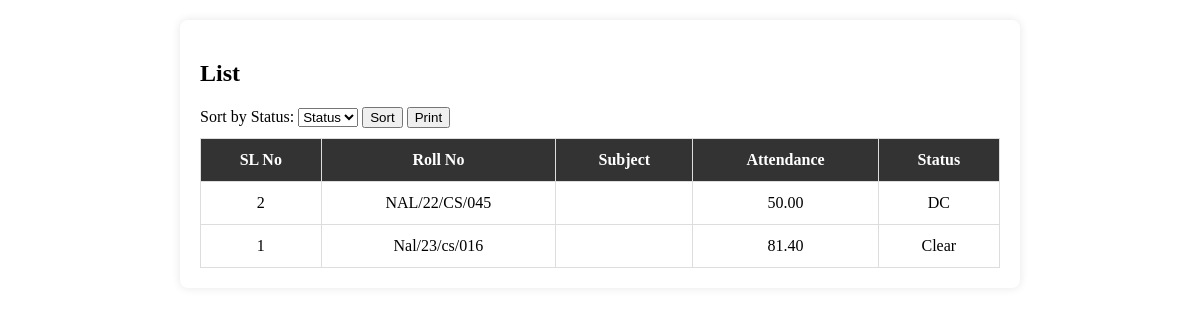
Page /cse1.php on the committed database.
### tables this page shows
CREATE TABLE `attendance_cse_semester1` (
  `id` int(11) NOT NULL,
  `roll_number` varchar(20) NOT NULL,
  `subject` varchar(40) NOT NULL,
  `English` int(11) NOT NULL,
  `Physics` int(11) NOT NULL,
  `Chemistry` int(11) NOT NULL,
  `Mathematics` int(11) NOT NULL,
  `Engineering Drawing` int(11) NOT NULL,
  `Workshop` int(11) NOT NULL,
  `attendance_percentage` decimal(5,2) NOT NULL,
  `status` varchar(20) NOT NULL
);

### cse1.php (the view, shortened to what this page needs)
<?php
include 'db.php';
?>
<!DOCTYPE html>
<html lang="en">
<head>
</head>
<?php
$sort_order = "ASC";
$query = "SELECT * FROM attendance_cse_semester1";
$query .= " ORDER BY
    CASE
        WHEN status = 'NC' THEN 1
        WHEN status = 'DC' THEN 2
        WHEN status = 'Clear' THEN 3
        ELSE 4
    END $sort_order";
$result = $conn->query($query);
?>
<body>
    <main>
        <section id="cse1">
            <h2>List</h2>
            <form action="" method="get">
                <label for="sort">Sort by Status:</label>
                <select name="status" id="status">
                <option value="">Status</option>
                </select>
                <button type="submit">Sort</button>
                <button type="button" onclick="printTable()">Print</button>
            </form>
            <table id="printTable">
                <thead>
                    <tr>
                        <th>SL No</th>
                        <th>Roll No</th>
                        <th>Subject</th>
                        <th>Attendance</th>
                        <th>Status</th>
                    </tr>
                </thead>
                <tbody>
                    <?php
                    while ($row = $result->fetch_assoc()) {
                        echo "<tr>";
                        echo "<td>{$row['id']}</td>";
                        echo "<td>{$row['roll_number']}</td>";
                        echo "<td>{$row['subject']}</td>";
                        echo "<td>{$row['attendance_percentage']}</td>";
                        echo "<td>{$row['status']}</td>";
                        echo "</tr>";
                    }
                    ?>
                </tbody>
            </table>
        </section>
    </main>
</body>
</html>

### cse1.php (style rules this page uses)
main { max-width: 800px; margin: 20px auto; background-color: #fff; padding: 20px; border-radius: 8px; box-shadow: 0 0 10px rgba(0, 0, 0, 0.1); }
table { width: 100%; border-collapse: collapse; margin-top: 10px; }
table, th, td { border: 1px solid #ddd; }
th, td { padding: 12px; text-align: center; }
th { background-color: #333; color: #fff; }

### rows in the picture
attendance_cse_semester1: id "2", roll_number "NAL/22/CS/045", attendance_percentage "50.00", status "DC"
attendance_cse_semester1: id "1", roll_number "Nal/23/cs/016", attendance_percentage "81.40", status "Clear"
